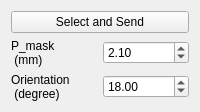
         <widget class="QWidget" name="RepertoireSettings">
          <attribute name="title">
           <string>Settings</string>
          </attribute>
          <layout class="QVBoxLayout" name="verticalLayout_4">
           <item>
            <widget class="QPushButton" name="selectPushButton">
             <property name="text">
              <string>Select and Send</string>
             </property>
            </widget>
           </item>
           <item>
            <layout class="QHBoxLayout" name="horizontalLayout_19">
             <item>
              <widget class="QLabel" name="label">
               <property name="text">
                <string>P_mask
 (mm)</string>
               </property>
              </widget>
             </item>
             <item>
              <widget class="QDoubleSpinBox" name="pmaskValue">
               <property name="value">
                <double>2.100000000000000</double>
               </property>
              </widget>
             </item>
            </layout>
           </item>
           <item>
            <layout class="QHBoxLayout" name="horizontalLayout_20">
             <item>
              <widget class="QLabel" name="label_3">
               <property name="text">
                <string>Orientation
 (degree)</string>
               </property>
              </widget>
             </item>
             <item>
              <widget class="QDoubleSpinBox" name="orientationValue">
               <property name="value">
                <double>18.000000000000000</double>
               </property>
              </widget>
             </item>
            </layout>
           </item>
          </layout>
         </widget>
